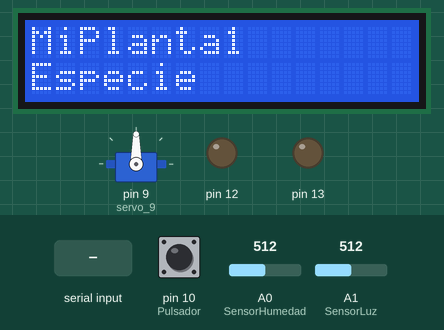
Bench run of a sketch on a simulated Arduino Uno, built with avr-gcc and run on an emulated ATmega328P. On the bench: 16×2 character LCD, servo, output pins drawn as LEDs (lit = HIGH). The test bench sets the inputs (shaded band); at power-on: pin 10 (Pulsador) LOW, A0 (SensorHumedad) = 512, A1 (SensorLuz) = 512. What the sketch prints to the serial monitor is not drawn.

Above: at 1.2 s.
1.3 s: "1" received over Serial
At 4.0 s:
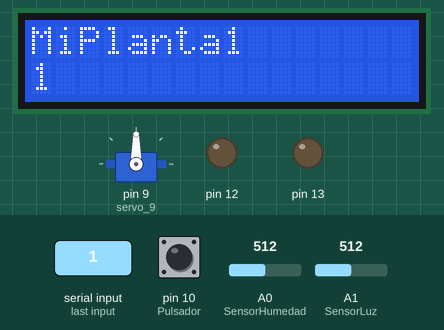
4.3 s: pin 10 (Pulsador) pulled HIGH for 0.15 s
At 5.7 s:
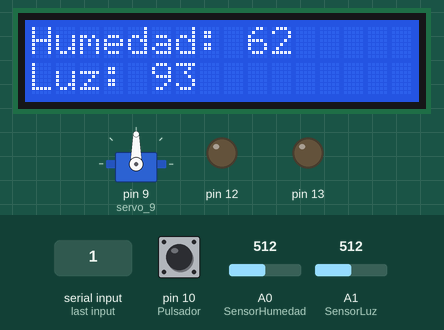
6.5 s: A0 (SensorHumedad) set to 716
At 7.7 s:
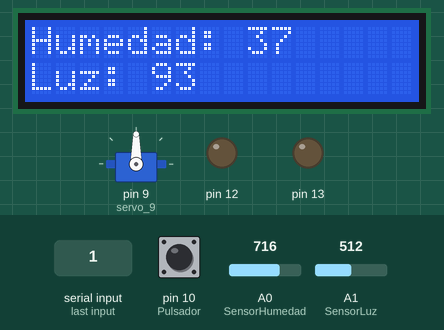
8.0 s: A1 (SensorLuz) set to 0
At 8.9 s:
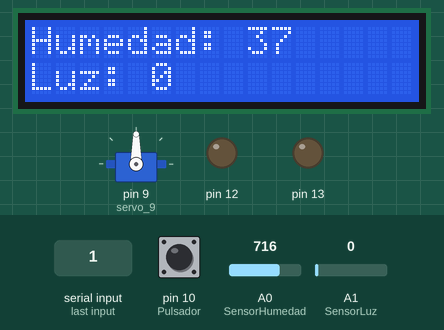
11.0 s: pin 10 (Pulsador) pulled HIGH for 1 s
At 13.5 s:
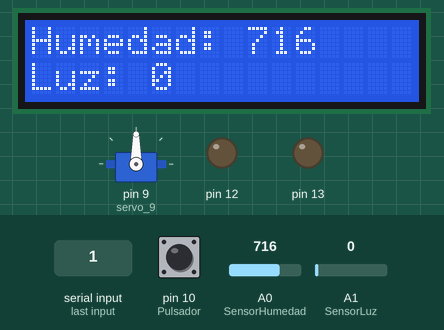
13.8 s: A1 (SensorLuz) set to 20
At 14.6 s:
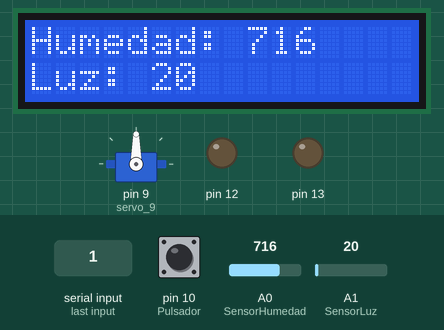
Timing chart, 0 to 16.8 s (numbered marks = the images above; inputs shaded):
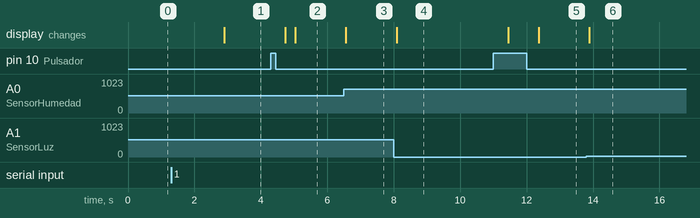

The sketch:

main.ino
```cpp
#include<LiquidCrystal.h>
#include <Servo.h>


//Humedad
int humedad = 0;
int h_p = 0;
const int SensorHumedad = A0;
const int AirValue = 1023;
const int WaterValue = 200;


//Luz
int luz = 0;
int l_p = 0;
const int SensorLuz = A1;


//Servo
int pos = 0;
Servo servo_9;


//LCD
LiquidCrystal lcd(3, 2, 4, 5, 6, 7);


//Pulsador
int boton = 0;
int flag = 0;
int cont = 0;
const int Pulsador = 10;


//PLanta
String nombre = "MiPlanta1";
//Bomba
const int driver_ENA;


//Serial
String cad = "Especie";
/////////////////////

void setup()
{
  pinMode(A0, INPUT);
  pinMode(A1, INPUT);

  //Bomba  cafe(azul_3) rojo
  pinMode(12, OUTPUT);
  pinMode(13, OUTPUT);


  //LCD
  lcd.begin(16, 2);

  //Sevo
  servo_9.attach(9, 500, 2500);

  //Serial
  Serial.begin(9600);

  //Pulsador
  pinMode(Pulsador,INPUT);
}

void loop()
{
  humedad = analogRead(SensorHumedad);
  luz = analogRead(SensorLuz);

  h_p = map(humedad, AirValue, WaterValue, 0, 100);
  l_p = int((double(luz)/550)*100);

  flag = boton;
  boton=digitalRead(Pulsador);

  Serial.println(humedad);
  Serial.println(luz);
  //Serial.println(boton);

  switch (cont){
    case 0:
      lcd.clear();
      lcd.setCursor(0,0);
      lcd.print(nombre);
      lcd.setCursor(0,1);
      lcd.print(cad);
      break;

    case 1:
      lcd.clear();
      lcd.setCursor(0,0);
      lcd.print("Humedad: " + String(humedad));
      lcd.setCursor(0,1);
      lcd.print("Luz: " + String(luz));
      break;

    case 2:
      lcd.clear();
      lcd.setCursor(0,0);
      lcd.print("Humedad: " + String(h_p));
      lcd.setCursor(0,1);
      lcd.print("Luz: " + String(l_p));
      break;
   }

  if (boton != flag){
    if(cont == 2)
      cont = 0;

    else
      cont++;
  }

  if (Serial.available() > 0) {
    // read the incoming byte:
    cad = Serial.readString();

    // say what you got:
    Serial.print("I received: ");
    Serial.println(cad);
  }

  digitalWrite(12, LOW);
  digitalWrite(13, LOW);

  if (h_p > 0 && h_p < 10){
    digitalWrite(12, HIGH);
    digitalWrite(13, HIGH);
    //analogWrite(driver_ENA, 10); //Velocidad
  }

  //if (h_p <= 2)
    //digitalWrite(11, HIGH);

  //else if (h_p >= 80)
   // digitalWrite(11, LOW);


  //if

  delay(300);
}
```

Measured:
- after the input at 1.3 s, the display: changes after 1.6 s (image 1)
- after the input at 4.3 s, the display: first changes after 0.43 s (image 2 shows a later state)
- after the input at 6.5 s, the display: changes after 0.06 s (image 3)
- after the input at 8.0 s, the display: changes after 0.09 s (image 4)
- after the input at 11.0 s, the display: first changes after 0.45 s (image 5 shows a later state)
- after the input at 13.8 s, the display: changes after 0.09 s (image 6)
